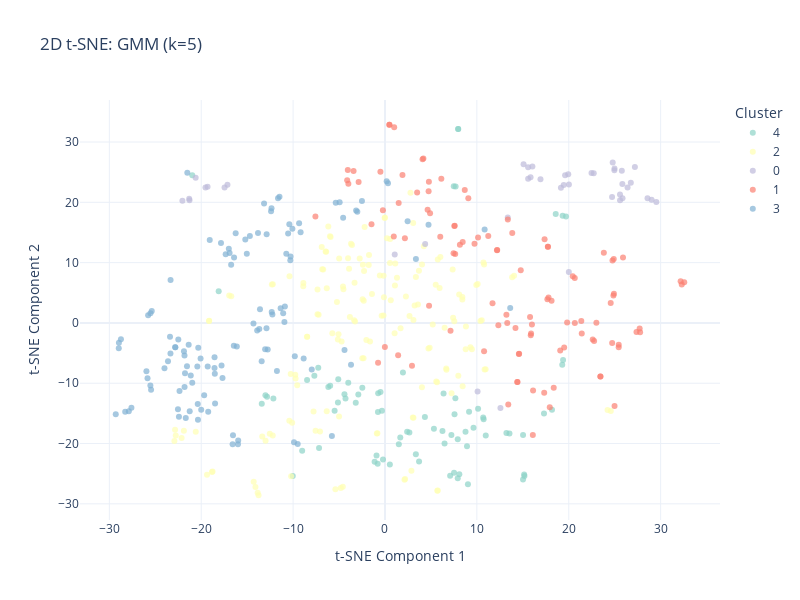
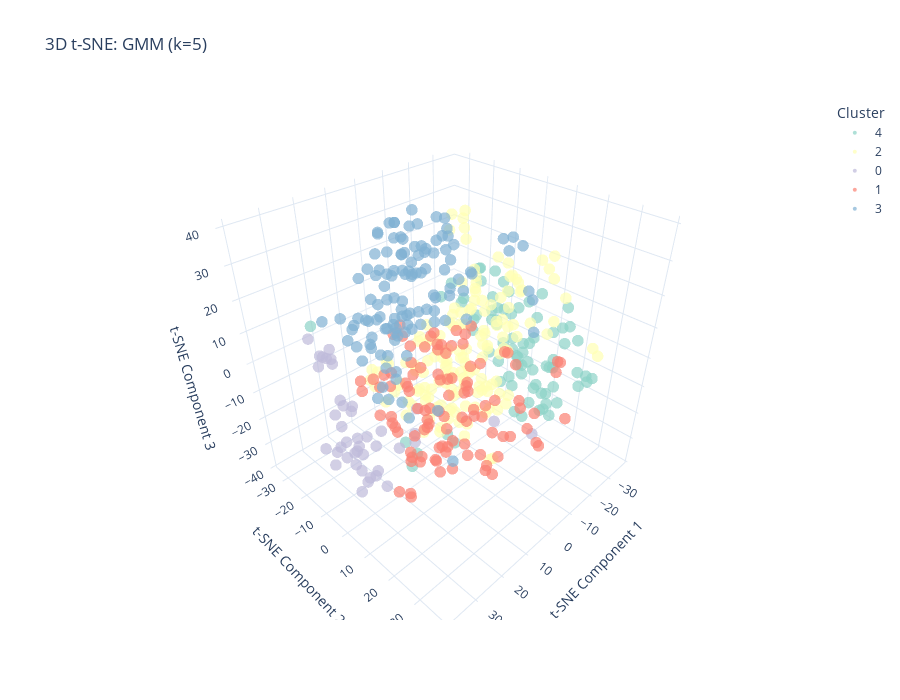

Notebook source saved alongside these figures, in order:
### Markdown cell above
## 8A. Visualize Best Configurations
Display interactive 2D and 3D t-SNE plots for the best performing configurations.

### Code cell
# ===========================
# VISUALIZE BEST CONFIGURATIONS
# ===========================

print("\n" + "="*70)
print("INTERACTIVE VISUALIZATIONS - BEST CONFIGURATIONS")
print("="*70)

# Find best configuration by Silhouette Score
best_silhouette_idx = results_df_display['silhouette_score'].idxmax()
best_config = all_results[best_silhouette_idx]

print(f"\nShowing visualizations for best configuration:")
print(f"Algorithm: {best_config['algorithm']}")
print(f"k: {best_config['k']}")
print(f"Silhouette Score: {best_config['silhouette_score']:.4f}")
print("-"*70)

# Create and display 2D visualization
print("\n📊 2D t-SNE Visualization:")
fig_2d_best = create_2d_cluster_plot(
    X_tsne_2d, 
    best_config['cluster_labels'], 
    y, 
    best_config['algorithm'], 
    best_config['k']
)
fig_2d_best.show()

# Create and display 3D visualization
print("\n📊 3D t-SNE Visualization:")
fig_3d_best = create_3d_cluster_plot(
    X_tsne_3d, 
    best_config['cluster_labels'], 
    y, 
    best_config['algorithm'], 
    best_config['k']
)
fig_3d_best.show()

print("\n" + "="*70)
print("✓ Interactive plots displayed above")
print("✓ All plots are also available in your wandb dashboard")
print("="*70)
